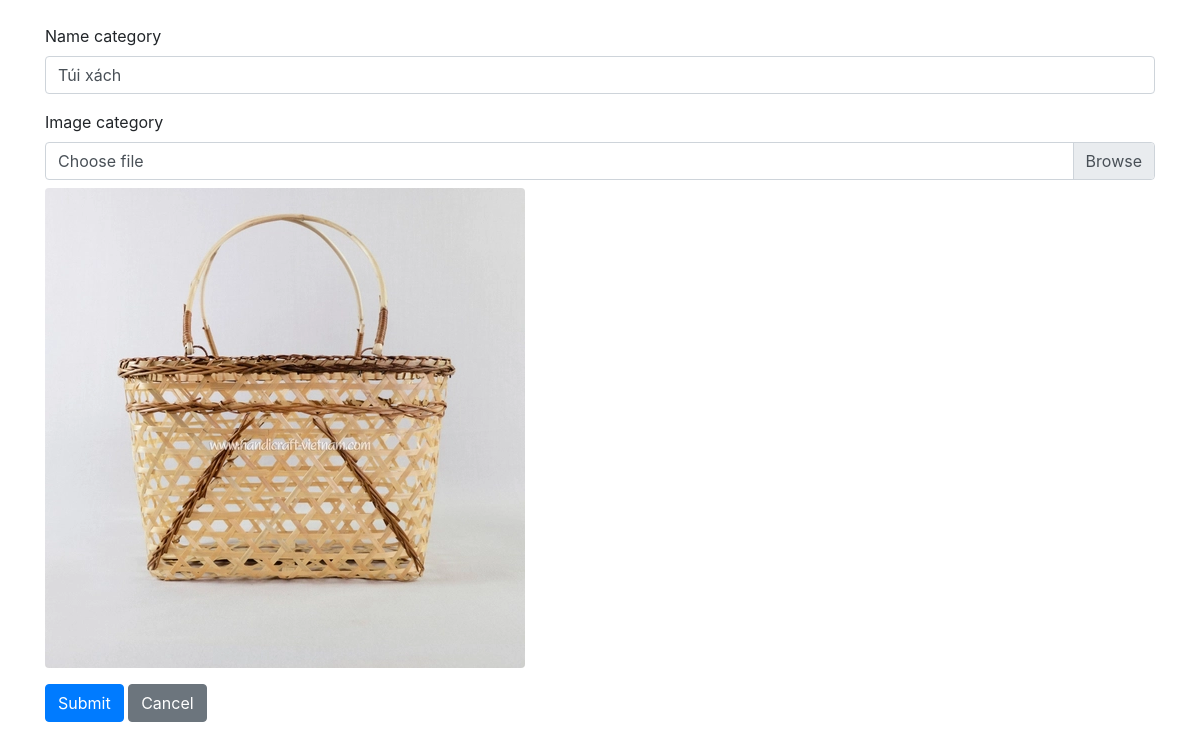
/admin/update/category.php?id=2 (signed in), run on the app's committed database.
### tables this page shows
CREATE TABLE `category` (
  `category_id` int(11) NOT NULL,
  `category_name` varchar(255) DEFAULT NULL,
  `image_url` varchar(255) DEFAULT NULL
);

### database.php (called while the page is built, shortened)
<?php
function db_connect()
{
  $connection = mysqli_connect(DB_SERVER, DB_USER, DB_PASS, DB_NAME);
  return $connection;
}
$db = db_connect();
function confirm_query_result($result)
{
  global $db;
  if (!$result) {
    echo mysqli_error($db);
    db_disconnect($db);
    exit;
  } else {
    return $result;
  }
}
function find_category_by_id($id) {
  global $db;
  $sql = "SELECT * FROM category ";
  $sql .= "WHERE category_id='" . $id . "' ";
  $sql .= "LIMIT 1";
  $result = mysqli_query($db, $sql);
  $category = mysqli_fetch_assoc($result);
  return $category;
}

### admin/update/category.php (the view, shortened to what this page needs)
<?php
require_once('../../database.php');
$errors = [];
function isFormValidated()
{
    global $errors;
    return count($errors) == 0;
}
if($_SERVER["REQUEST_METHOD"] == 'POST'){
    checkForm();
    if (isFormValidated()){
        $category = [];
        $category['category_id'] = $_POST['category_id'];
        $category['category_name'] =  $_POST['category_name'];
        $file = $_FILES['image'];
        $file_name = $file['name'];
        $category['image_url'] = !empty($_FILES['image']['name']) ? $_FILES['image']['name'] : $_POST['old_image'];  ;
        $result = update_category($category);
        if($result){
        redirect_to('../category.php');
        }
        else{
            echo "update that bai";
        }
    }
    }
else{
    $id = $_GET['id'];
    $category = find_category_by_id($id);
}
?>
<!doctype html>
<html lang="en">
  <head>
    <link rel="stylesheet" href="https://stackpath.bootstrapcdn.com/bootstrap/4.3.1/css/bootstrap.min.css">
  </head>
  <body>
  <form action="<?php echo $_SERVER["PHP_SELF"]; ?>" method="post" enctype="multipart/form-data" class="container mt-4">
<div class="form-group">
    <label for="category_name">Name category</label>
    <input type="text" class="form-control" id="category_name" name="category_name" value="<?php echo (isFormValidated() ? $category['category_name'] : $_POST['category_name']) ?>">
</div>
    <div class="form-group">
    <label for="name">Image category</label>
    <div class="custom-file">
        <label class="custom-file-label" for="image">Choose file</label>
    </div>
    <div class="mt-2">
        <img class="img-fluid rounded" alt="category Image"  src="../../cate/<?php echo isFormValidated() ? $category['image_url'] : $_POST['old_image'] ?>" >
    </div>
</div>
    <button type="submit" name="submit" class="btn btn-primary">Submit</button>
        <a href="../category.php" class="btn btn-secondary">Cancel</a>
</form>
  </body>
</html>

### data on the page
category: category_name "Túi xách", image_url (picture)
